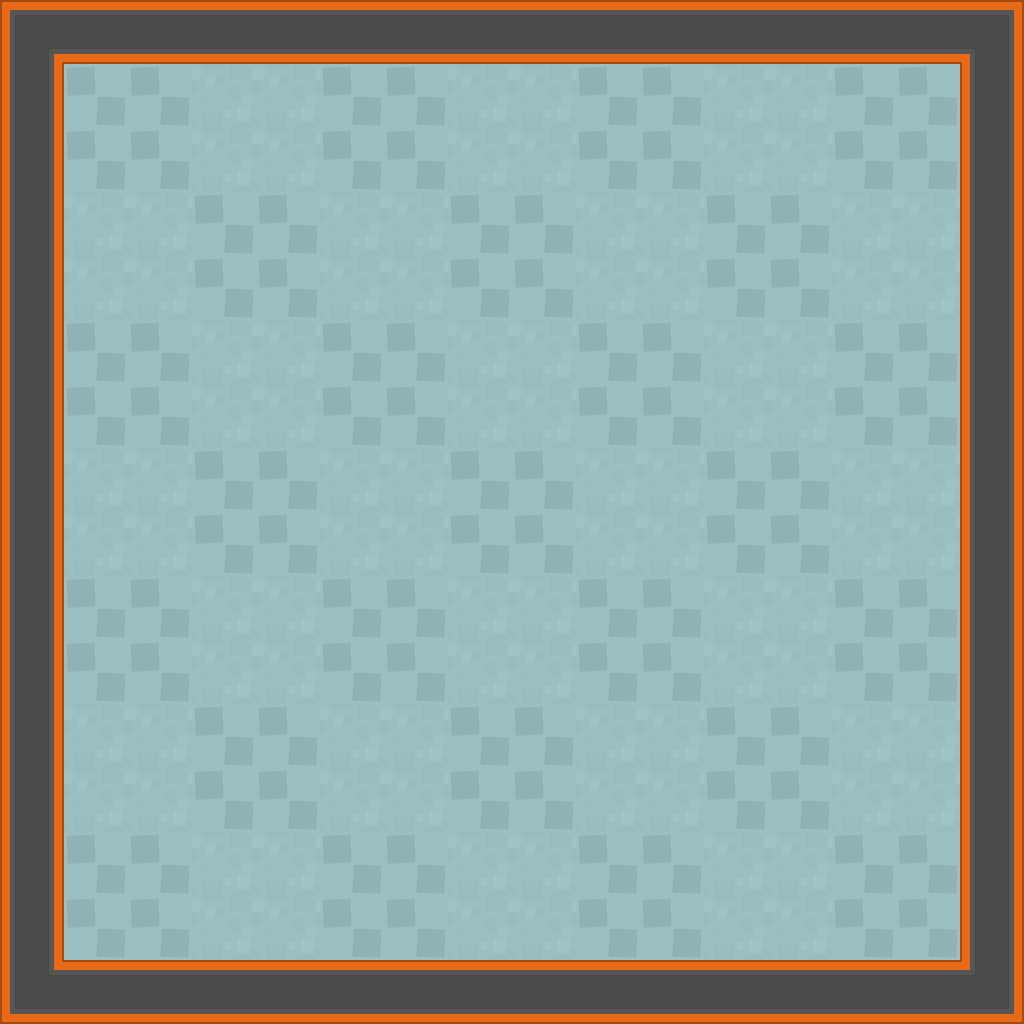

A 2D game scene composited from a Tiled map and its tileset images. What follows is a short description and the map's XML, with every tile layer's data as written:
An orthogonal 16x16 tile map with 64x64 px tiles, 2 tile layers (walls, background), 2 tilesets and 34 objects.

<map version="1.0" orientation="orthogonal" renderorder="right-down" width="16" height="16" tilewidth="64" tileheight="64" nextobjectid="94">
 <tileset firstgid="1" name="tilesheet_complete" tilewidth="64" tileheight="64" tilecount="540" columns="27">
  <image source="tilesheet_complete.png" trans="ff00ff" width="1728" height="1280" />
 </tileset>
 <tileset firstgid="541" name="zombie2_hold" tilewidth="35" tileheight="43" tilecount="1" columns="1">
  <image source="zombie2_hold.png" trans="ff00ff" width="35" height="43" />
 </tileset>
 <layer name="walls" width="16" height="16">
  <data encoding="csv">
109,111,111,111,111,111,111,111,111,111,111,111,111,111,111,110,
138,0,0,0,0,0,0,0,0,0,0,0,0,0,0,138,
138,0,0,0,0,0,0,0,0,0,0,0,0,0,0,138,
138,0,0,0,0,0,0,0,0,0,0,0,0,0,0,138,
138,0,0,0,0,0,0,0,0,0,0,0,0,0,0,138,
138,0,0,0,0,0,0,0,0,0,0,0,0,0,0,138,
138,0,0,0,0,0,0,0,0,0,0,0,0,0,0,138,
138,0,0,0,0,0,0,0,0,0,0,0,0,0,0,138,
138,0,0,0,0,0,0,0,0,0,0,0,0,0,0,138,
138,0,0,0,0,0,0,0,0,0,0,0,0,0,0,138,
138,0,0,0,0,0,0,0,0,0,0,0,0,0,0,138,
138,0,0,0,0,0,0,0,0,0,0,0,0,0,0,138,
138,0,0,0,0,0,0,0,0,0,0,0,0,0,0,138,
138,0,0,0,0,0,0,0,0,0,0,0,0,0,0,138,
138,0,0,0,0,0,0,0,0,0,0,0,0,0,0,138,
136,111,111,111,111,111,111,111,111,111,111,111,111,111,111,137
</data>
 </layer>
 <layer name="background" width="16" height="16">
  <data encoding="csv">
0,0,0,0,0,0,0,0,0,0,0,0,0,0,0,0,
0,11,11,10,10,11,11,10,10,11,11,10,10,11,11,0,
0,11,11,10,10,11,11,10,10,11,11,10,10,11,11,0,
0,10,10,11,11,10,10,11,11,10,10,11,11,10,10,0,
0,10,10,11,11,10,10,11,11,10,10,11,11,10,10,0,
0,11,11,10,10,11,11,10,10,11,11,10,10,11,11,0,
0,11,11,10,10,11,11,10,10,11,11,10,10,11,11,0,
0,10,10,11,11,10,10,11,11,10,10,11,11,10,10,0,
0,10,10,11,11,10,10,11,11,10,10,11,11,10,10,0,
0,11,11,10,10,11,11,10,10,11,11,10,10,11,11,0,
0,11,11,10,10,11,11,10,10,11,11,10,10,11,11,0,
0,10,10,11,11,10,10,11,11,10,10,11,11,10,10,0,
0,10,10,11,11,10,10,11,11,10,10,11,11,10,10,0,
0,11,11,10,10,11,11,10,10,11,11,10,10,11,11,0,
0,11,11,10,10,11,11,10,10,11,11,10,10,11,11,0,
0,0,0,0,0,0,0,0,0,0,0,0,0,0,0,0
</data>
 </layer>
 <objectgroup name="monsters">
  <object id="1" gid="541" x="839" y="133" width="35" height="43" />
  <object id="32" gid="541" x="131" y="821" width="35" height="43" />
  <object id="33" gid="541" x="131" y="645" width="35" height="43" />
  <object id="34" gid="541" x="167" y="497" width="35" height="43" />
  <object id="35" gid="541" x="211" y="385" width="35" height="43" />
  <object id="36" gid="541" x="303" y="285" width="35" height="43" />
  <object id="37" gid="541" x="455" y="185" width="35" height="43" />
  <object id="38" gid="541" x="639" y="137" width="35" height="43" />
  <object id="51" gid="541" x="696.5" y="886.5" width="35" height="43" />
  <object id="52" gid="541" x="600.5" y="938.5" width="35" height="43" />
  <object id="53" gid="541" x="848.5" y="786.5" width="35" height="43" />
  <object id="54" gid="541" x="488.5" y="930.5" width="35" height="43" />
  <object id="55" gid="541" x="356.5" y="930.5" width="35" height="43" />
  <object id="56" gid="541" x="876.5" y="282.5" width="35" height="43" />
  <object id="57" gid="541" x="872.5" y="642.5" width="35" height="43" />
  <object id="58" gid="541" x="892.5" y="462.5" width="35" height="43" />
  <object id="59" gid="541" x="202.5" y="930.5" width="35" height="43" />
  <object id="60" gid="541" x="235.75" y="265.75" width="35" height="43" />
  <object id="61" gid="541" x="781.25" y="767.25" width="35" height="43" />
  <object id="62" gid="541" x="289.25" y="911.25" width="35" height="43" />
  <object id="63" gid="541" x="421.25" y="911.25" width="35" height="43" />
  <object id="64" gid="541" x="143.75" y="365.75" width="35" height="43" />
  <object id="65" gid="541" x="809.25" y="263.25" width="35" height="43" />
  <object id="66" gid="541" x="387.75" y="165.75" width="35" height="43" />
  <object id="67" gid="541" x="63.75" y="625.75" width="35" height="43" />
  <object id="68" gid="541" x="135.25" y="911.25" width="35" height="43" />
  <object id="69" gid="541" x="629.25" y="867.25" width="35" height="43" />
  <object id="70" gid="541" x="63.75" y="801.75" width="35" height="43" />
  <object id="71" gid="541" x="533.25" y="919.25" width="35" height="43" />
  <object id="72" gid="541" x="805.25" y="623.25" width="35" height="43" />
  <object id="73" gid="541" x="825.25" y="443.25" width="35" height="43" />
  <object id="74" gid="541" x="771.75" y="113.75" width="35" height="43" />
  <object id="75" gid="541" x="99.75" y="477.75" width="35" height="43" />
  <object id="76" gid="541" x="571.75" y="117.75" width="35" height="43" />
 </objectgroup>
</map>
